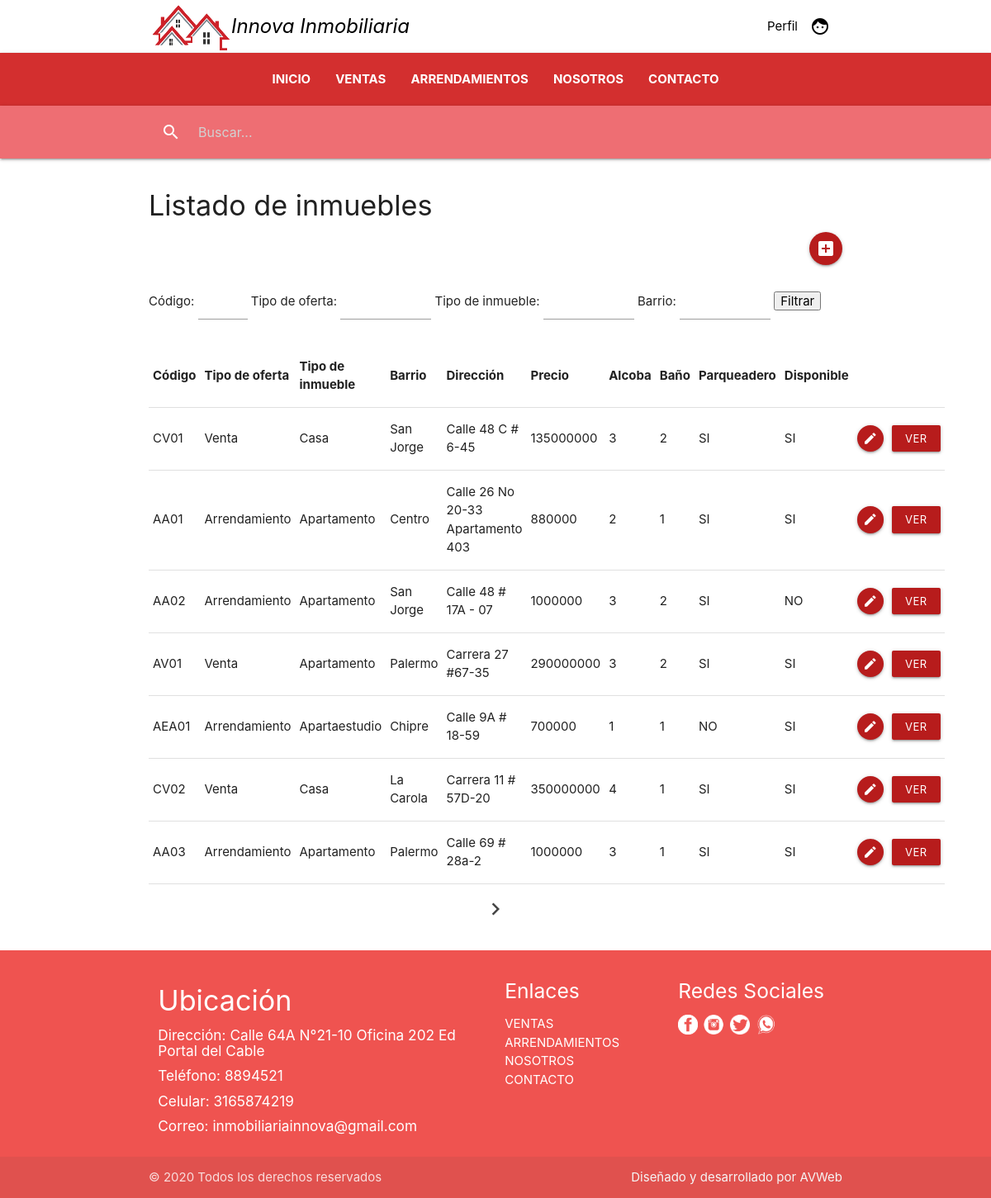
Screenshot of /listar/ (signed in) with the database file from the repository.
### inmueble/models.py (models this page shows, shortened)
class Inmueble(models.Model):
    codigo = models.CharField(max_length=50, null=False)
    direccion = models.CharField(max_length=100, null=False)
    IDBarrio = models.ForeignKey(Barrio, null=False, on_delete=models.PROTECT)
    precio = models.DecimalField(max_digits=9, decimal_places=0,  null=False)
    IDTipo_de_inmueble = models.ForeignKey(Tipo_de_inmueble, null=False, on_delete=models.PROTECT)
    IDTipo_de_oferta = models.ForeignKey(Tipo_de_oferta, null=False, on_delete=models.PROTECT)
    alcoba = models.IntegerField(null=False)
    baño = models.IntegerField(null=False)
    parqueadero = models.BooleanField(null=False)
    disponible = models.BooleanField(null=False)
    descripcion = models.CharField(max_length=300, null=True)
    imagenppal = models.FileField(null=False, upload_to="imagenes/%Y/%m/%d")

class Tipo_de_oferta(models.Model):
    nombre = models.CharField(max_length=20, null=False)

class Tipo_de_inmueble(models.Model):
    nombre = models.CharField(max_length=25, null=False)

class Barrio(models.Model):
    nombre = models.CharField(max_length=80, null=False)
    IDCiudad = models.ForeignKey(Ciudad, null=False, on_delete=models.PROTECT)

### inmueble/views.py (the view)
# urls.py: path('listar/', views.Listar_inmueble, name='listar'),
@permission_required('usuario.listar_inmueble')
@login_required()
def Listar_inmueble(request):
    inmueble = Inmueble.objects.all()
    if request.POST.get('codigo'):
        codigo = (request.POST.get('codigo'))
        inmueble = Inmueble.objects.filter(codigo__icontains = codigo)
    elif request.POST.get('tipo_oferta'):
        tipo_oferta = (request.POST.get('tipo_oferta'))
        inmueble = Inmueble.objects.filter(IDTipo_de_oferta__nombre__icontains = tipo_oferta)
    elif request.POST.get('tipo_inmueble'):
        tipo_inmueble = (request.POST.get('tipo_inmueble'))
        inmueble = Inmueble.objects.filter(IDTipo_de_inmueble__nombre__icontains = tipo_inmueble)
    elif request.POST.get('barrio'):
        barrio = (request.POST.get('barrio'))
        inmueble = Inmueble.objects.filter(IDBarrio__nombre__icontains = barrio)
    paginator = Paginator(inmueble, 7)
    page = request.GET.get('page')
    inmueble = paginator.get_page(page)
    return render(request, 'inmueble/inmueble_list.html', {'inmueble':inmueble})

### templates/inmueble/inmueble_list.html (shortened to what this page needs)
{% extends 'base/base.html' %}
{% load static %}
{% block container %}
<div class="section">
  <h4>Listado de inmuebles</h4>
  <a class="btn-floating right btn-medium waves-effect waves-light red darken-4 " href="{% url 'crear' %}">
    <i class="material-icons">add_box</i>
  </a><br>
</div>
<br>
<form method="post"> {% csrf_token %}
  Código:
  <input type="text" name="codigo" style="width:60px"/>
  Tipo de oferta:
  <input type="text" name="tipo_oferta" style="width:110px"/>
  Tipo de inmueble:
  <input type="text" name="tipo_inmueble" style="width:110px"/>
  Barrio:
  <input type="text" name="barrio" style="width:110px"/>
  <input type="submit" value="Filtrar">
</form>
<br>
<table class="responsive-table">
    <thead>
      <tr>
        <th>Código</th>
        <th>Tipo de oferta</th>
        <th>Tipo de inmueble</th>
        <th>Barrio</th>
        <th>Dirección</th>
        <th>Precio</th>
        <th>Alcoba</th>
        <th>Baño</th>
        <th>Parqueadero</th>
        <th>Disponible</th>
        <th></th>
        <th></th>
      </tr>
    </thead>
    <tbody>
      {% for data in inmueble %}
      <tr>
        <td>{{ data.codigo }}</td>
        <td>{{ data.IDTipo_de_oferta.nombre }}</td>
        <td>{{ data.IDTipo_de_inmueble.nombre }}</td>
        <td>{{ data.IDBarrio.nombre }}</td>
        <td>{{ data.direccion }}</td>
        <td>{{ data.precio }}</td>
        <td>{{ data.alcoba }}</td>
        <td>{{ data.baño }}</td>
        {% if data.parqueadero == True %}
          <td>SI</td>
        {% else %}
          <td>NO</td>
        {% endif %}
        {% if data.disponible == True %}
          <td>SI</td>
        {% else %}
          <td>NO</td>
        {% endif %}
        <td>
          <a href="{% url 'editar' data.id %}" class="btn-floating btn-small waves-effect waves-light red darken-4">
            <i class="small material-icons">create</i>
          </a>
        </td>
        <td>
          <a href="{% url 'detalle' data.id %}" class="btn-small waves-effect waves-light red darken-4">
            Ver
          </a>
        </td>
      </tr>
      {% endfor %}
    </tbody>
</table>
<div class="row">
  <div class="col s12">
    <div class="center-align">
      {% if inmueble.has_other_pages %}
        <ul class="pagination">
          {% if inmueble.has_next %}
          <li><a href="?page={{ inmueble.next_page_number }}"><i class="material-icons">chevron_right</i></a></li>
         {% endif %}
        </ul>
      {% endif %}
    </div>
  </div>
</div>
{% endblock %}

### rows the page displays
Inmueble: codigo "CV01", IDTipo_de_oferta.nombre "Venta", IDTipo_de_inmueble.nombre "Casa", IDBarrio.nombre "San Jorge", direccion "Calle 48 C # 6-45", precio "135000000", alcoba "3", baño "2", parqueadero "SI", disponible "SI"
Inmueble: codigo "AA01", IDTipo_de_oferta.nombre "Arrendamiento", IDTipo_de_inmueble.nombre "Apartamento", IDBarrio.nombre "Centro", direccion "Calle 26 No 20-33 Apartamento 403", precio "880000", alcoba "2", baño "1", parqueadero "SI", disponible "SI"
Inmueble: codigo "AA02", IDTipo_de_oferta.nombre "Arrendamiento", IDTipo_de_inmueble.nombre "Apartamento", IDBarrio.nombre "San Jorge", direccion "Calle 48 # 17A - 07", precio "1000000", alcoba "3", baño "2", parqueadero "SI", disponible "NO"
Inmueble: codigo "AV01", IDTipo_de_oferta.nombre "Venta", IDTipo_de_inmueble.nombre "Apartamento", IDBarrio.nombre "Palermo", direccion "Carrera 27 #67-35", precio "290000000", alcoba "3", baño "2", parqueadero "SI", disponible "SI"
Inmueble: codigo "AEA01", IDTipo_de_oferta.nombre "Arrendamiento", IDTipo_de_inmueble.nombre "Apartaestudio", IDBarrio.nombre "Chipre", direccion "Calle 9A # 18-59", precio "700000", alcoba "1", baño "1", parqueadero "NO", disponible "SI"
Inmueble: codigo "CV02", IDTipo_de_oferta.nombre "Venta", IDTipo_de_inmueble.nombre "Casa", IDBarrio.nombre "La Carola", direccion "Carrera 11 # 57D-20", precio "350000000", alcoba "4", baño "1", parqueadero "SI", disponible "SI"
Inmueble: codigo "AA03", IDTipo_de_oferta.nombre "Arrendamiento", IDTipo_de_inmueble.nombre "Apartamento", IDBarrio.nombre "Palermo", direccion "Calle 69 # 28a-2", precio "1000000", alcoba "3", baño "1", parqueadero "SI", disponible "SI"
